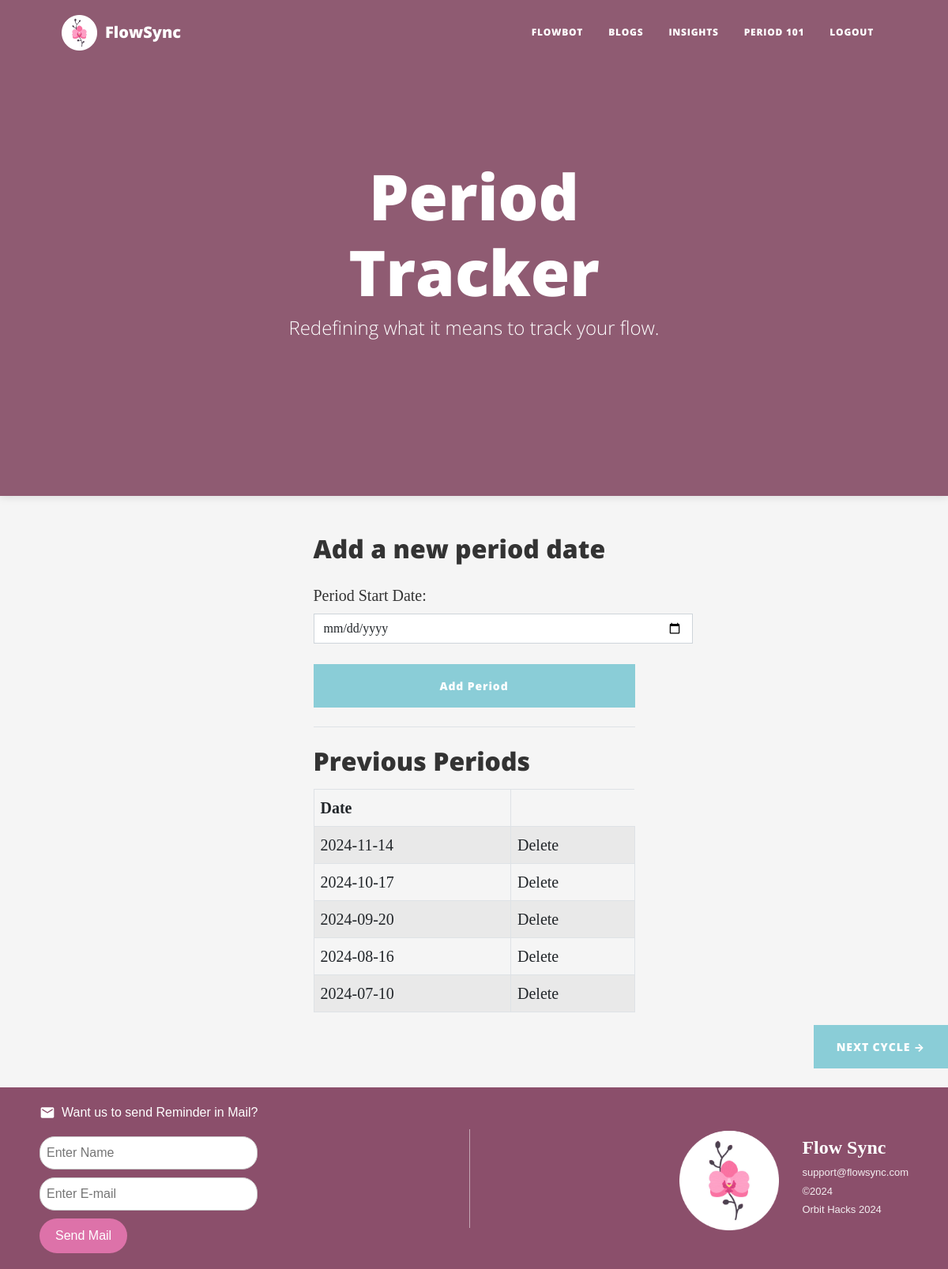
Before: /index (signed in) with the older database file.
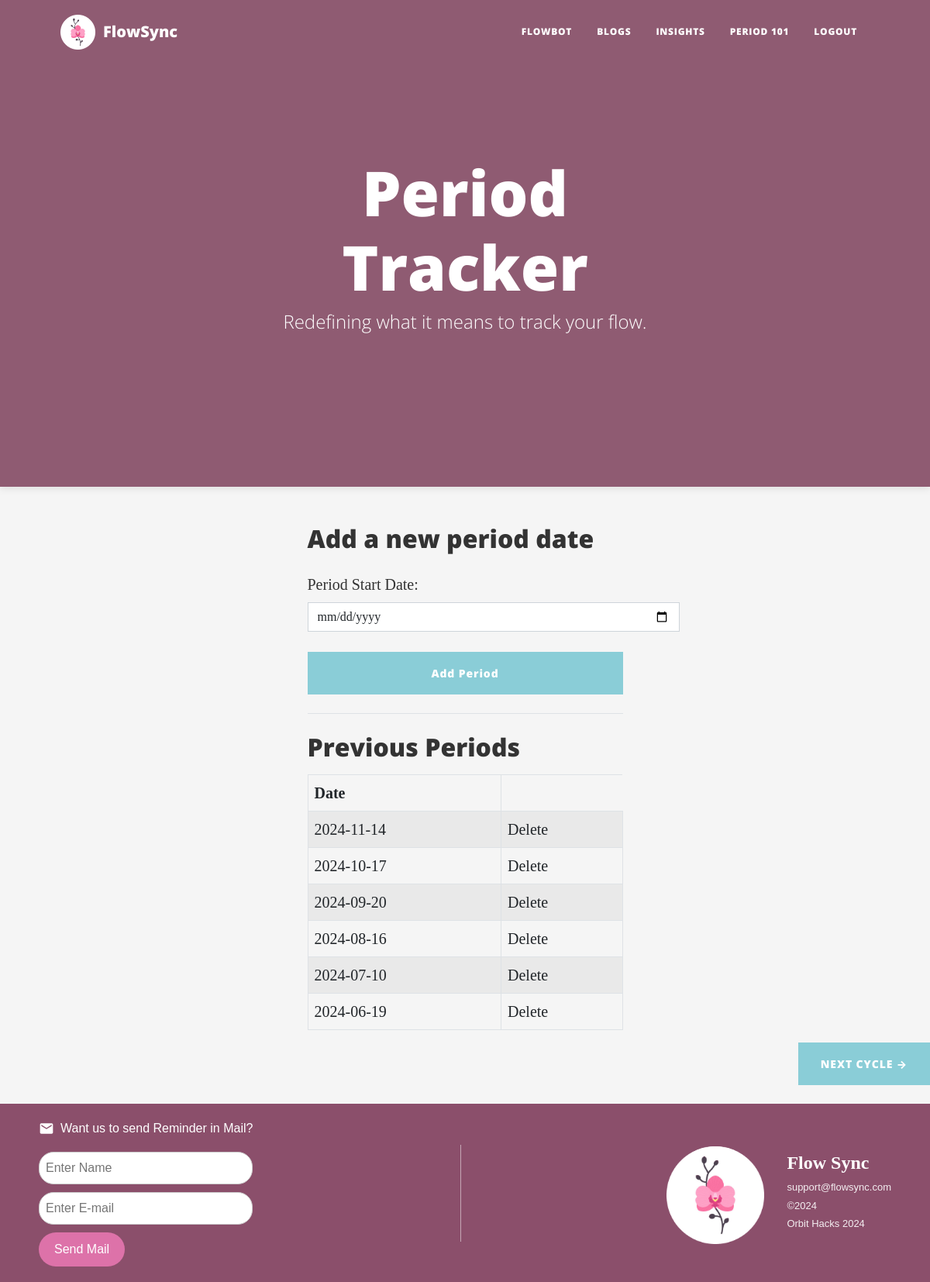
After: the same page with the newer database file.
### main.py (models this page shows, shortened)
class Period(db.Model):
    id = db.Column(db.Integer, primary_key=True)
    user_id=db.Column(db.Integer,nullable=False)
    period_date = db.Column(db.DateTime, nullable=False)

### main.py (the view)
@app.route('/index', methods=['GET', 'POST'])
@login_required
def index():
    periods = Period.query.order_by(Period.period_date.desc()).all()
    return render_template('index.html', periods=periods,id = current_user_id)

### main.py (called while the page is built)
@login_manager.user_loader
def load_user(user_id):
    return User.query.get(int(user_id))

### templates/index.html (shortened to what this page needs)
{% include "header.html" %}
<header class="masthead" style = "background-color:rgb(255, 147, 189)">
    <div class="container position-relative px-4 px-lg-5">
        <div class="row gx-4 gx-lg-5 justify-content-center">
            <div class="col-md-10 col-lg-8 col-xl-7">
                <div class="site-heading">
                    <h1>Period Tracker</h1>
                    <span class="subheading">Redefining what it means to track your flow.</span>
                </div>
            </div>
        </div>
    </div>
</header>
<body>
    <div class="container px-4 px-lg-5">
        <div class="row gx-4 gx-lg-5 justify-content-center">
            <div class="col-md-8 col-lg-6 col-xl-5">
                <h2 class="mb-4">Add a new period date</h2>
                <form action="/add" method="POST">
                    <div class="form-group mb-3">
                        <label for="period_date" class="form-label">Period Start Date:</label>
                        <input type="date" id="period_date" name="period_date" class="form-control" required style="width: 320%;">
                    </div>
                    <button type="submit" class="btn btn-primary w-100">Add Period</button>
                </form>
                <hr class="my-4">
                <h2 class="mb-3">Previous Periods</h2>
                {% if periods %}
                    <table class="table table-bordered table-striped">
                        <thead>
                            <tr>
                                <th>Date</th>
                            </tr>
                        </thead>
                        <tbody>
                            {% for period in periods %}
                                {% if period.user_id == id %}
                                    <tr>
                                        <td>{{ period.period_date.strftime('%Y-%m-%d') }}</td>
                                        <td>
                                            <a href="{{ url_for('delete', period_id=period.id) }}">Delete</a>
                                        </td>
                                    </tr>
                                {% endif %}
                            {% endfor %}
                        </tbody>
                    </table>
                {% else %}
                    <p>No periods recorded yet.</p>
                {% endif %}
            </div>
        </div>
    </div>
    <div class="d-flex justify-content-end mb-4">
        <a class="btn btn-primary text-uppercase" href="{{ url_for('next_cycle') }}">Next Cycle →</a>
    </div>
</body>
{% include "footer.html" %}

Changed rows visible on the page:
added Period: period_date "2024-06-19"
